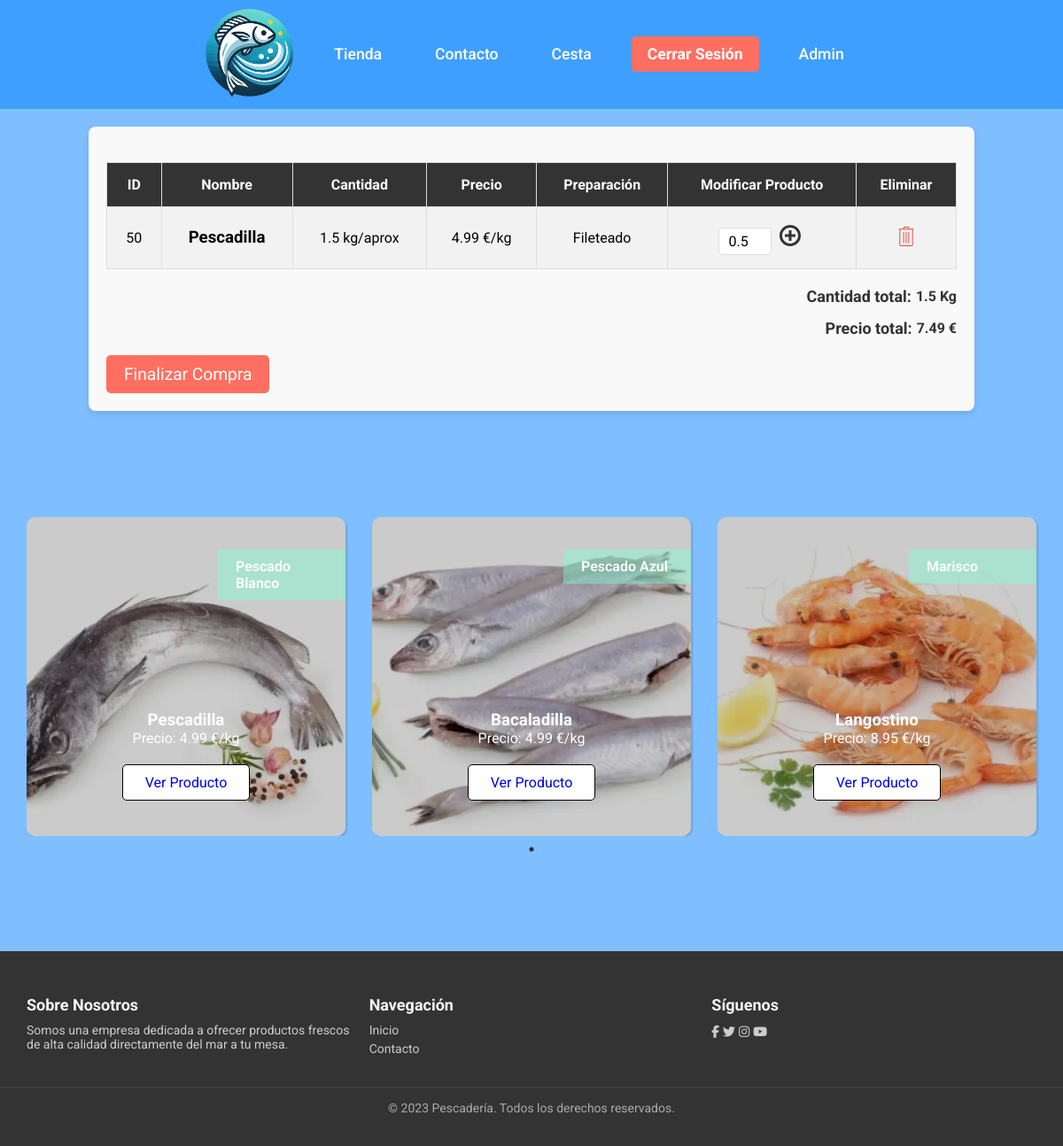
The page /cart.php (signed in) on the database as committed earlier.
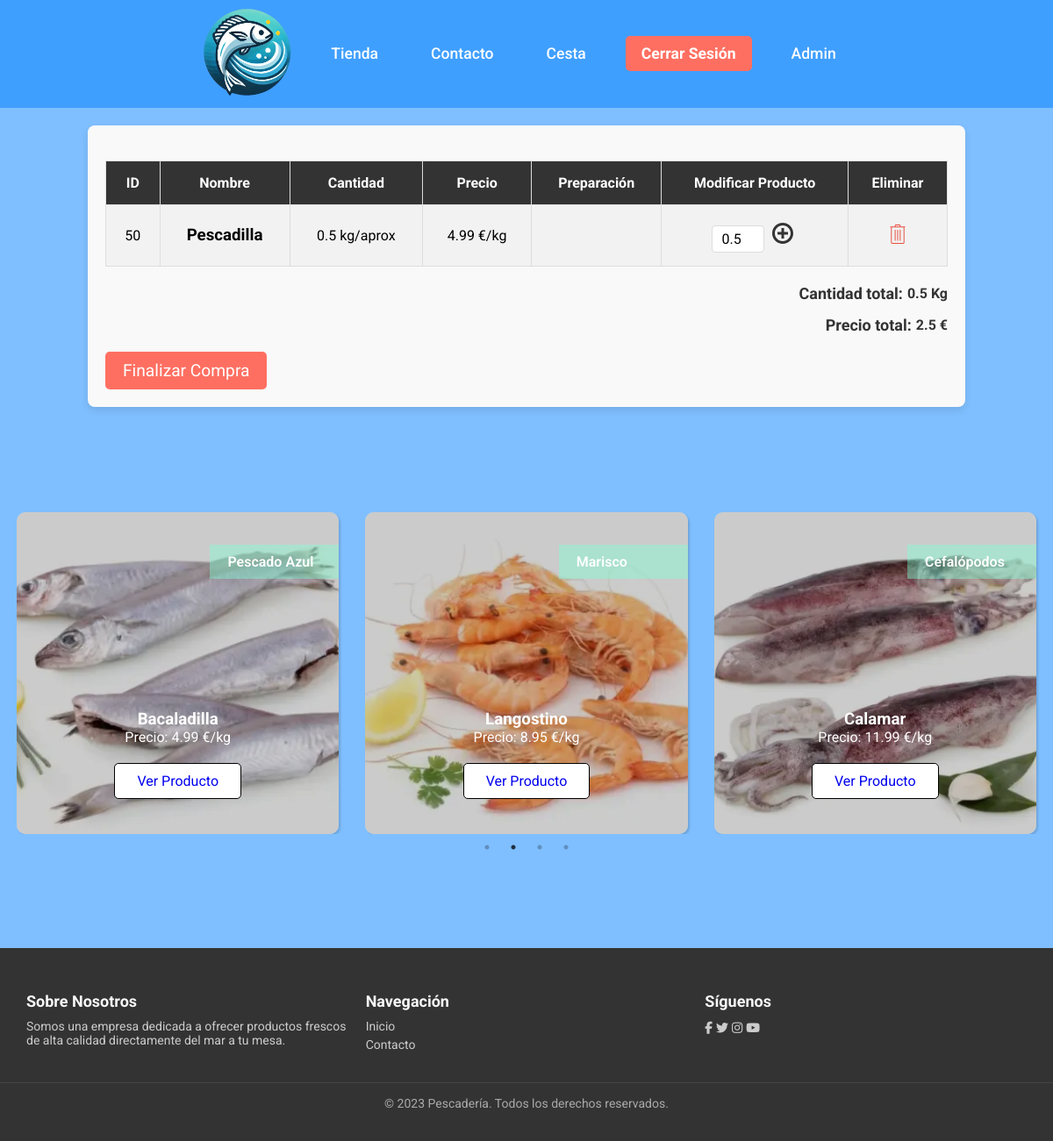
The same page on the database as committed later.
### tables this page shows
CREATE TABLE `carrito` (
  `id` int(11) NOT NULL,
  `id_usuario` int(11) NOT NULL,
  `id_producto` int(11) NOT NULL,
  `cantidad` float NOT NULL,
  `preparacion` varchar(50) NOT NULL
);

CREATE TABLE `productos` (
  `id` int(11) NOT NULL,
  `nombre` varchar(255) NOT NULL,
  `descripcion` text DEFAULT NULL,
  `precio_kg` decimal(10,2) NOT NULL,
  `stock` int(11) DEFAULT 0,
  `imagen` varchar(255) DEFAULT 'imagen_default.png',
  `id_categoria` int(11) DEFAULT NULL
);

CREATE TABLE `categorias` (
  `id` int(11) NOT NULL,
  `nombre` varchar(255) NOT NULL
);

### functions/functions.php (called while the page is built, shortened)
<?php
function logged_in(){
    if(isset($_SESSION['email'])){
        return true;
    }else{
        return false;
    }
}

### cart.php (the view, shortened to what this page needs)
<?php
include ('includes/header.php');
?>
<?php
    $user_id = $_SESSION['user_id'];
    $sql = "SELECT carrito.id, productos.nombre, productos.precio_kg, productos.id, productos.stock, carrito.preparacion, SUM(carrito.cantidad) AS cantidad_carrito FROM carrito JOIN productos ON carrito.id_producto = productos.id WHERE carrito.id_usuario = $user_id GROUP BY carrito.id_producto";
    $result = mysqli_query($conexion, $sql);
    $sql2 = "SELECT SUM(carrito.cantidad) AS cantidad_total FROM carrito WHERE carrito.id_usuario = $user_id";
    $total_result = mysqli_query($conexion, $sql2);
    $cantidad_array = mysqli_fetch_assoc($total_result);
    $cantidad_total = $cantidad_array['cantidad_total'];
    $sql3= "SELECT SUM(productos.precio_kg * carrito.cantidad) AS precio_total FROM carrito JOIN productos ON carrito.id_producto = productos.id WHERE carrito.id_usuario = $user_id";
    $total_price = mysqli_query($conexion, $sql3);
    $precio_array = mysqli_fetch_assoc($total_price);
    $precio_total = round($precio_array['precio_total'],2);
    $sql4= $sql = "SELECT productos.nombre, productos.id, productos.precio_kg, productos.imagen, categorias.nombre AS category_name FROM productos JOIN categorias ON productos.id_categoria = categorias.id";
    $result2 = mysqli_query($conexion, $sql);
?>
<div class="alert_message cart_page">
</div>
<div class="carts_wrapper">
        <table>
            <tr>
                <th>ID</th>
                <th>Nombre</th>
                <th>Cantidad</th>
                <th>Precio</th>
                <th>Preparación</th>
                <th>Modificar Producto</th>
                <th>Eliminar</th>
            </tr>
            <?php
             while ($row = mysqli_fetch_assoc($result)):?>
                <tr class="cart">
                    <td><p><?= $row['id'] ?></p></td>
                    <td><h3><?= $row['nombre'] ?></h3></td>
                    <td><p><?= $row['cantidad_carrito'] ?> kg/aprox</p></td>
                    <td><p><?= $row['precio_kg'] ?> €/kg</p></td>
                    <td><p><?= $row['preparacion'] ?></p></td>
                    <td>
                        <form action="functions/add_to_cart.php" method="POST">
                            <input type="number" name="quantity" value="0.5" min="0.5" max="<?= $row['stock'] ?>">
                            <button type="submit" class="add_button">
                            </button>
                        </form>
                    </td>
                    <td>
                        <form action="" method="POST">
                            <button class="delete_button">
                            </button>
                        </form>
                    </td>
                </tr>
            <?php endwhile?>
        </table>
        <div class="total_price_wrapper">
            <p><strong>Cantidad total: </strong><span><?= $cantidad_total?> Kg</span></p>
            <p><strong>Precio total: </strong><span><?= $precio_total?> €</span></p>
        </div>
        <button class="finalizar_compra">
            <a href="order.php?total=<?= $precio_total ?>">Finalizar Compra</a>
        </button>
</div>
<div class="product_carrusel_wrapper">
<div class="product_carrusel">
            <?php
             while ($row = mysqli_fetch_assoc($result2)):?>
                <div class="product">
                    <div class="product_tag">
                        <p><?= $row['category_name'] ?></p>
                    </div>
                    <h3><?= $row['nombre'] ?></h3>
                    <img src="assets/images/<?= $row['imagen'] ?>" alt="">
                    <p>Precio: <?= $row['precio_kg'] ?> €/kg</p>
                    <button class="product_grip_button">
                        <a href="producto.php?id=<?= $row['id'] ?>">Ver Producto</a>
                    </button>
                </div>
            <?php endwhile?>
            </div>
</div>
<?php
include ('includes/footer.php');
?>

### includes/header.php (shortened to what this page needs)
<!DOCTYPE html>
<html lang="es">
<head>
    <?php
        $base_url = "http://localhost/pescaderia";
    ?>
    <link rel="stylesheet" href="<?php echo $base_url?>/assets/css/estilos.css">
<link href="https://unpkg.com/aos@2.3.1/dist/aos.css" rel="stylesheet">
<link rel="stylesheet" type="text/css" href="//cdn.jsdelivr.net/npm/slick-carousel@1.8.1/slick/slick.css"/>
<link rel="stylesheet" type="text/css" href="//cdn.jsdelivr.net/npm/slick-carousel@1.8.1/slick/slick-theme.css"/>
</head>
<body>
<?php
include ("nav.php");
?>

### includes/nav.php (shortened to what this page needs)
<header>
        <nav>
            <ul>
            <li><img src="assets/images/logo.png" alt="main_principal" class="logo_principal"></li>
                <?php
                    if (logged_in()): ?>
                        <li><a href="index.php">Tienda</a></li>
                        <li><a href="contacto.php">Contacto</a></li>
                        <li><a href="cart.php">Cesta</a></li>
                        <li><a href="logout.php">Cerrar Sesión</a></li>
                        <?php
                        if($_SESSION['rol'] == 'admin'):?>
                            <li><a href="admin.php">Admin</a></li>
                        <?php endif ?>
                <?php endif ?>
            </ul>
        </nav>
    </header>

### includes/footer.php (shortened to what this page needs)
<footer class="footer">
    <div class="footer-content">
        <div class="footer-section about">
            <h3>Sobre Nosotros</h3>
            <p>Somos una empresa dedicada a ofrecer productos frescos de alta calidad directamente del mar a tu mesa.</p>
        </div>
        <div class="footer-section links">
            <h3>Navegación</h3>
            <ul>
                <li><a href="index.php">Inicio</a></li>
                <li><a href="contacto.php">Contacto</a></li>
            </ul>
        </div>
        <div class="footer-section social">
            <h3>Síguenos</h3>
            <a href="#"><i class="fab fa-facebook-f"></i></a>
            <a href="#"><i class="fab fa-twitter"></i></a>
            <a href="#"><i class="fab fa-instagram"></i></a>
            <a href="#"><i class="fab fa-youtube"></i></a>
        </div>
    </div>
    <div class="footer-bottom">
        <p>&copy; 2023 Pescadería. Todos los derechos reservados.</p>
    </div>
</footer>
</body>
</html>

Rows that differ between the two databases and show on the page:
removed carrito: id_producto "50", id_producto.nombre "Pescadilla", cantidad_carrito "1.5", id_producto.precio_kg "4.99", preparacion "Fileteado"
no longer on this page (row unchanged): productos: id_categoria.nombre "Pescado Blanco", nombre "Pescadilla", imagen (picture), precio_kg "4.99"
added carrito: id_producto "50", id_producto.nombre "Pescadilla", cantidad_carrito "0.5", id_producto.precio_kg "4.99"
added productos: id_categoria.nombre "Cefalópodos", nombre "Calamar", imagen (picture), precio_kg "11.99"
Other text that changed with them:
$cantidad_total: "1.5" → "0.5"
$precio_total: "7.49" → "2.5"
